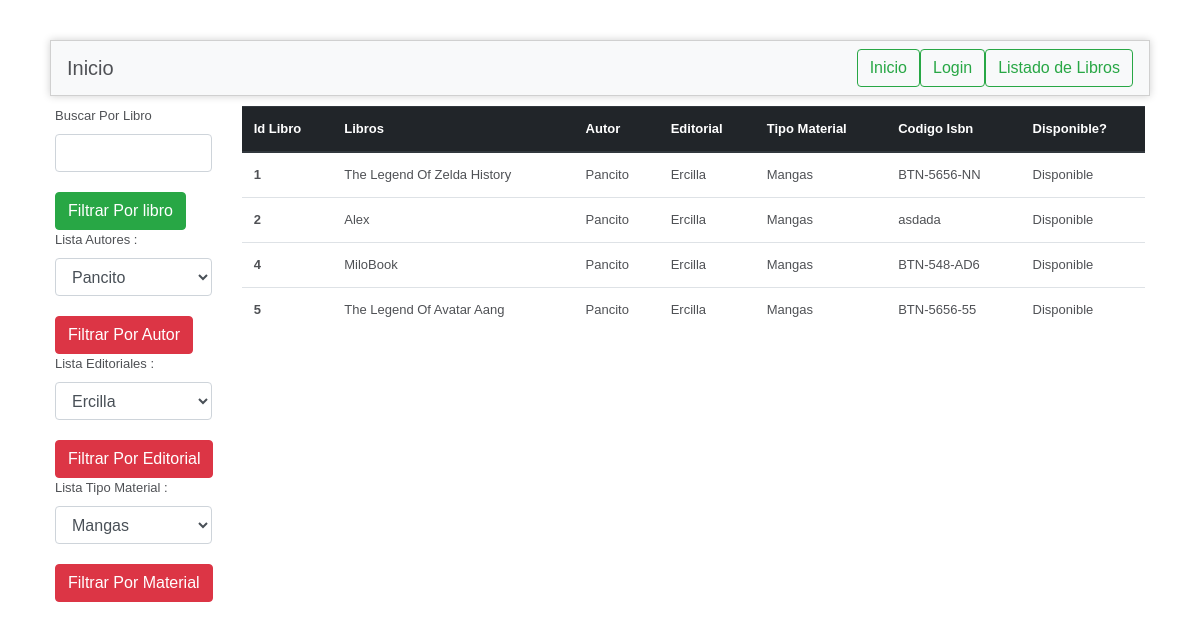
Screenshot of /FrameBiblioteca/index.php/login/listadoLibrosAlumnos with the database file from the repository.
### tables this page shows
CREATE TABLE IF NOT EXISTS `autor` (
  `id_autor` int(11) NOT NULL AUTO_INCREMENT,
  `nombre_autor` varchar(50) NOT NULL,
  PRIMARY KEY (`id_autor`)
);

CREATE TABLE IF NOT EXISTS `libros` (
  `id_libro` int(11) NOT NULL AUTO_INCREMENT,
  `nombre_libro` varchar(50) NOT NULL,
  `id_autor` int(11) NOT NULL,
  `id_editorial` int(11) NOT NULL,
  `id_tipomaterial` int(11) NOT NULL,
  `id_disp_libros` int(11) NOT NULL,
  `codigo_isbn` varchar(50) NOT NULL,
  PRIMARY KEY (`id_libro`)
);

CREATE TABLE IF NOT EXISTS `editorial` (
  `id_editorial` int(11) NOT NULL AUTO_INCREMENT,
  `nombre_editorial` varchar(50) NOT NULL,
  PRIMARY KEY (`id_editorial`)
);

CREATE TABLE IF NOT EXISTS `tipomaterial` (
  `id_tipomaterial` int(11) NOT NULL AUTO_INCREMENT,
  `nombre_tipomat` varchar(50) NOT NULL,
  PRIMARY KEY (`id_tipomaterial`)
);

CREATE TABLE IF NOT EXISTS `disp_libros` (
  `id_disp_libros` int(11) NOT NULL AUTO_INCREMENT,
  `descripcion_disp` varchar(50) NOT NULL,
  PRIMARY KEY (`id_disp_libros`)
);

### FrameBiblioteca/application/controllers/login.php (called while the page is built, shortened)
<?php
class Login extends CI_Controller {
    public function listadoLibrosAlumnos()
    {
        $sql = $this->db->query("
        SELECT libros.id_libro,libros.nombre_libro,editorial.nombre_editorial,
        autor.nombre_autor,tipomaterial.nombre_tipomat,disp_libros.descripcion_disp,
        libros.codigo_isbn
        FROM
         libros join editorial on libros.id_editorial=editorial.id_editorial
          join autor on libros.id_autor=autor.id_autor join tipomaterial
          on libros.id_tipomaterial=tipomaterial.id_tipomaterial
           join disp_libros on libros.id_disp_libros = disp_libros.id_disp_libros
        ")->result();
        $this->load->model('login_model');
        $data = [
            'libros' => $sql,
            'arrAutor'=>$this->login_model->getAutores(),
            'arrEditorial'=>$this->login_model->getEditorial(),
            'arrTipoMaterial'=>$this->login_model->getTipoMaterial(),
        ];
            $this->load->view('listadoLibrosAlumnos',$data);
    }
}

### FrameBiblioteca/index.php (called while the page is built, shortened)
<?php
require_once BASEPATH.'core/CodeIgniter.php';

### FrameBiblioteca/application/views/listadoLibrosAlumnos.php (the view, shortened to what this page needs)
?><!DOCTYPE html>
<html lang="en">
<head>
	<link rel="stylesheet" href="https://stackpath.bootstrapcdn.com/bootstrap/4.1.1/css/bootstrap.min.css">
</head>
<body>
<div id="container">
	<nav class="navbar navbar-light bg-light justify-content-between">
  <a class="navbar-brand">Inicio</a>
  <form class="form-inline">
	<a class="btn btn-outline-success" href="<?= base_url() ?>">Inicio</a>
	<a class="btn btn-outline-success" href="<?= base_url() ?>Login">Login</a>
	<a class="btn btn-outline-success" href="<?= base_url() ?>Login/listadoLibrosAlumnos">Listado de Libros</a>
  </form>
</nav>
</div>
<div class="container">
<div class="row">
<div class="col-md-2">
<form action="<?= base_url() ?>Login/filtrarPorBusquedaAlum" method="post">
<label for="">Buscar Por Libro</label><br>
<input type="text" class="form-control" name="fillibro" id="fillibro" required="required"><br>
<input type="submit" class="btn btn-success"  value="Filtrar Por libro" name="validarfil" id="validarfil"><br>
<label for="nomaut">Lista Autores : </label>
		<select name="selAutor" id="selAutor" class="form-control">
		 <?php foreach ($arrAutor as $i => $nombre_autor)   {
		  echo '<option name="',$i,'" id="',$i,'" value="',$i,'">',$nombre_autor,'</option>';
		}  ?>
			</select>
<br>
<input type="button" name="idbook" value="Filtrar Por Autor" onclick="autor()" class="btn btn-danger" id="idbook">
<br>
<label for="nomaut">Lista Editoriales : </label>
<select name="selEditorial" id="selEditorial" class="form-control" >
		 <?php foreach ($arrEditorial as $a => $nombre_editorial)
		  echo '<option name="',$a,'" id="',$a,'" value="',$a,'">',$nombre_editorial,'</option>';
		   ?>
			</select>
<br>
<input type="button" name="idbook" value="Filtrar Por Editorial" onclick="editorial()" class="btn btn-danger" id="idbook">
<br>
<label for="nomaut">Lista Tipo Material : </label>
<select name="selTipoMaterial" id="selTipoMaterial" class="form-control" >
		 <?php foreach ($arrTipoMaterial as $e => $nombre_tipomat)   {
		  echo '<option name="',$e,'" id="',$e,'" value="',$e,'">',$nombre_tipomat,'</option>';
		}   ?>
			</select>
<br>
<input type="button" name="idbookf" value="Filtrar Por Material" onclick="material()" class="btn btn-danger" id="idbookf">
<br>
</form>
</div>
<div class="col-md-10">
<table class="table">
  <thead class="thead-dark">
    <tr>
      <th scope="col">Id Libro</th>
      <th scope="col">Libros</th>
      <th scope="col">Autor</th>
	  <th scope="col">Editorial</th>
	  <th scope="col">Tipo Material</th>
	  <th scope="col">Codigo Isbn</th>
	  <th scope="col">Disponible?</th>
    </tr>
  </thead>
  <tbody>
  <?php foreach($libros as $libro) { ?>
    <tr>
      <th scope="row"><?php echo $libro->id_libro ?></th>
      <td><?php echo $libro->nombre_libro ?></td>
      <td><?php echo $libro->nombre_autor ?></td>
	  <td><?php echo $libro->nombre_editorial ?></td>
	  <td><?php echo $libro->nombre_tipomat ?></td>
	  <td><?php echo $libro->codigo_isbn ?></td>
	  <td><?php echo $libro->descripcion_disp ?></td>
	  <?php } ?>
    </tr>
  </tbody>
</table>
</div>
</div>
</div>
</body>
</html>

### FrameBiblioteca/application/views/listadoLibrosAlumnos.php (style rules this page uses)
body { background-color: #fff; margin: 40px; font: 13px/20px normal Helvetica, Arial, sans-serif; color: #4F5155; }
a { color: #003399; background-color: transparent; font-weight: normal; }
#container { margin: 10px; border: 1px solid #D0D0D0; box-shadow: 0 0 8px #D0D0D0; }

### rows the page displays
autor: selAutor "Pancito"
libros: id_libro "1", nombre_libro "The Legend Of Zelda History", id_autor.nombre_autor "Pancito", id_editorial.nombre_editorial "Ercilla", id_tipomaterial.nombre_tipomat "Mangas", codigo_isbn "BTN-5656-NN", id_disp_libros.descripcion_disp "Disponible"
libros: id_libro "2", nombre_libro "Alex", id_autor.nombre_autor "Pancito", id_editorial.nombre_editorial "Ercilla", id_tipomaterial.nombre_tipomat "Mangas", codigo_isbn "asdada", id_disp_libros.descripcion_disp "Disponible"
libros: id_libro "4", nombre_libro "MiloBook", id_autor.nombre_autor "Pancito", id_editorial.nombre_editorial "Ercilla", id_tipomaterial.nombre_tipomat "Mangas", codigo_isbn "BTN-548-AD6", id_disp_libros.descripcion_disp "Disponible"
libros: id_libro "5", nombre_libro "The Legend Of Avatar Aang", id_autor.nombre_autor "Pancito", id_editorial.nombre_editorial "Ercilla", id_tipomaterial.nombre_tipomat "Mangas", codigo_isbn "BTN-5656-55", id_disp_libros.descripcion_disp "Disponible"

### other values shown
form field selEditorial "Ercilla"
form field selTipoMaterial "Mangas"
